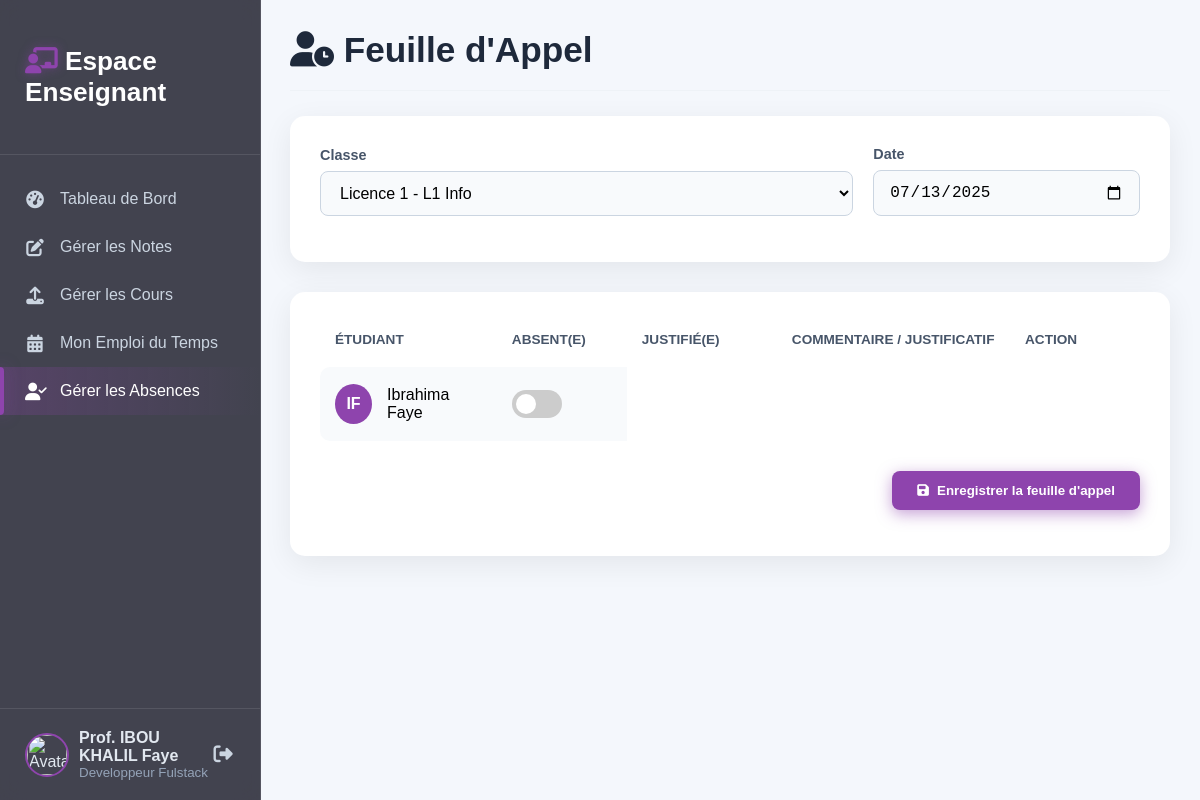
The page /enseignant/absences.php (signed in) on the database its author committed.
### tables this page shows
CREATE TABLE IF NOT EXISTS `enseignants` (
  `id` int NOT NULL AUTO_INCREMENT,
  `utilisateur_id` int DEFAULT NULL,
  `specialite` varchar(100) DEFAULT NULL,
  PRIMARY KEY (`id`),
  KEY `utilisateur_id` (`utilisateur_id`)
);

CREATE TABLE IF NOT EXISTS `utilisateurs` (
  `id` int NOT NULL AUTO_INCREMENT,
  `nom` varchar(100) DEFAULT NULL,
  `prenom` varchar(100) DEFAULT NULL,
  `email` varchar(100) DEFAULT NULL,
  `mot_de_passe` varchar(255) DEFAULT NULL,
  `role` enum('admin','enseignant','etudiant') DEFAULT NULL,
  `statut` enum('actif','inactif') DEFAULT 'actif',
  PRIMARY KEY (`id`),
  UNIQUE KEY `email` (`email`)
);

CREATE TABLE IF NOT EXISTS `etudiants` (
  `id` int NOT NULL AUTO_INCREMENT,
  `utilisateur_id` int DEFAULT NULL,
  `classe_id` int DEFAULT NULL,
  `matricule` varchar(50) DEFAULT NULL,
  PRIMARY KEY (`id`),
  KEY `utilisateur_id` (`utilisateur_id`),
  KEY `classe_id` (`classe_id`)
);

### enseignant/absences.php (the view, shortened to what this page needs)
<?php
require_once '../config/db.php';
$user_id = $_SESSION['user']['id'];
$stmt_enseignant = $pdo->prepare("SELECT e.id, u.nom, u.prenom, e.specialite FROM enseignants e JOIN utilisateurs u ON e.utilisateur_id = u.id WHERE u.id = ?");
$stmt_enseignant->execute([$user_id]);
$enseignant = $stmt_enseignant->fetch(PDO::FETCH_ASSOC);
$enseignant_id = $enseignant['id'];
$selected_classe_id = filter_input(INPUT_GET, 'classe_id', FILTER_VALIDATE_INT);
$selected_date = filter_input(INPUT_GET, 'date', FILTER_DEFAULT, ['options' => ['default' => date('Y-m-d')]]);
$students_with_absences = [];
$stmt_classes = $pdo->prepare("SELECT DISTINCT c.id, c.nom, c.niveau FROM classes c JOIN emplois_du_temps edt ON c.id = edt.classe_id WHERE edt.enseignant_id = ? ORDER BY c.niveau, c.nom");
$stmt_classes->execute([$enseignant_id]);
$teacher_classes = $stmt_classes->fetchAll(PDO::FETCH_ASSOC);
if (!$selected_classe_id && !empty($teacher_classes)) {
    $selected_classe_id = $teacher_classes[0]['id'];
}
if ($selected_classe_id) {
    $stmt_students = $pdo->prepare("
        SELECT
            e.id as etudiant_id, u.nom, u.prenom,
            a.id as absence_id, a.justifie, a.commentaire
        FROM etudiants e
        JOIN utilisateurs u ON e.utilisateur_id = u.id
        LEFT JOIN absences a ON e.id = a.etudiant_id AND a.date = ?
        WHERE e.classe_id = ?
        ORDER BY u.nom, u.prenom
    ");
    $stmt_students->execute([$selected_date, $selected_classe_id]);
    $students_with_absences = $stmt_students->fetchAll(PDO::FETCH_ASSOC);
}
?>
<link rel="stylesheet" href="https://cdnjs.cloudflare.com/ajax/libs/font-awesome/6.5.0/css/all.min.css">
<div class="page-wrapper">
    <aside class="sidebar teacher-sidebar">
        <div class="sidebar-header"><h3><i class="fas fa-chalkboard-teacher"></i> Espace Enseignant</h3></div>
        <nav class="sidebar-nav">
            <ul>
                <li><a href="dashboard.php" class="nav-link"><i class="fas fa-tachometer-alt fa-fw"></i> <span>Tableau de Bord</span></a></li>
                <li><a href="notes.php" class="nav-link"><i class="fas fa-edit fa-fw"></i> <span>Gérer les Notes</span></a></li>
                <li><a href="cours.php" class="nav-link"><i class="fas fa-upload fa-fw"></i> <span>Gérer les Cours</span></a></li>
                <li><a href="emploi.php" class="nav-link"><i class="fas fa-calendar-alt fa-fw"></i> <span>Mon Emploi du Temps</span></a></li>
                <li><a href="absences.php" class="nav-link active"><i class="fas fa-user-check fa-fw"></i> <span>Gérer les Absences</span></a></li>
            </ul>
        </nav>
        <div class="sidebar-footer">
            <div class="user-profile">
                <img src="<?= BASE_URL ?>/assets/images/teacher-avatar.png" alt="Avatar">
                <div class="user-info">
                    <span>Prof. <?= htmlspecialchars($enseignant['prenom'] . ' ' . $enseignant['nom']) ?></span>
                    <small><?= htmlspecialchars($enseignant['specialite']) ?></small>
                </div>
            </div>
            <a href="<?= BASE_URL ?>/auth/logout.php" class="logout-link" title="Déconnexion"><i class="fas fa-sign-out-alt fa-fw"></i></a>
        </div>
    </aside>
    <main class="main-content">
        <div class="page-header">
            <h1><i class="fas fa-user-clock"></i> Feuille d'Appel</h1>
        </div>
        <div class="content-panel filter-form">
            <form action="absences.php" method="GET" id="filterForm">
                <div class="form-row">
                    <div class="form-group">
                        <label for="classe_id">Classe</label>
                        <select name="classe_id" id="classe_id" class="form-control" onchange="this.form.submit()">
                            <?php foreach ($teacher_classes as $class): ?>
                                <option value="<?= $class['id'] ?>" <?= $selected_classe_id == $class['id'] ? 'selected' : '' ?>><?= htmlspecialchars($class['niveau'] . ' - ' . $class['nom']) ?></option>
                            <?php endforeach; ?>
                        </select>
                    </div>
                    <div class="form-group">
                        <label for="date">Date</label>
                        <input type="date" name="date" id="date" class="form-control" value="<?= htmlspecialchars($selected_date) ?>" onchange="this.form.submit()">
                    </div>
                </div>
            </form>
        </div>
        <?php if (!empty($students_with_absences)): ?>
            <div class="content-panel">
                <form id="mainForm" action="absences.php?<?= http_build_query(['classe_id' => $selected_classe_id, 'date' => $selected_date]) ?>" method="POST">
                    <table class="absences-table">
                        <thead>
                            <tr>
                                <th>Étudiant</th>
                                <th style="width: 100px;">Absent(e)</th>
                                <th style="width: 120px;">Justifié(e)</th>
                                <th>Commentaire / Justificatif</th>
                                <th style="width: 100px;">Action</th>
                            </tr>
                        </thead>
                        <tbody>
                            <?php foreach ($students_with_absences as $student):
                                $is_absent = !is_null($student['absence_id']);
                            ?>
                                <tr class="<?= $is_absent ? 'is-absent' : '' ?>">
                                    <td><div class="student-name"><div class="avatar"><?= strtoupper(substr($student['prenom'], 0, 1) . substr($student['nom'], 0, 1)) ?></div><span><?= htmlspecialchars($student['prenom'] . ' ' . $student['nom']) ?></span></div></td>
                                    <td>
                                        <label class="toggle-switch">
                                            <span class="slider"></span>
                                        </label>
                                    </td>
                                </tr>
                            <?php endforeach; ?>
                        </tbody>
                    </table>
                    <div style="text-align: right; margin-top: 20px;">
                        <button type="submit" class="btn btn-primary"><i class="fas fa-save"></i> Enregistrer la feuille d'appel</button>
                    </div>
                </form>
            </div>
        <?php elseif ($selected_classe_id): ?>
            <div class="content-panel prompt-message"><i class="fas fa-users-slash"></i><p>Aucun étudiant trouvé pour cette classe.</p></div>
        <?php else: ?>
             <div class="content-panel prompt-message"><i class="fas fa-filter"></i><p>Veuillez sélectionner une classe pour commencer.</p></div>
        <?php endif; ?>
    </main>
</div>

### enseignant/absences.php (style rules this page uses)
.page-wrapper { display:flex; }
.main-content { margin-left:var(--sidebar-width);flex-grow:1;padding:30px; }
.content-panel { background:var(--card-bg);border-radius:15px;padding:30px;box-shadow:0 8px 30px rgba(0,0,0,.07);margin-bottom:30px;animation:fadeIn .5s ease-out; }
.page-header { display:flex;align-items:center;justify-content:space-between;margin-bottom:25px;border-bottom:1px solid #eef2f7;padding-bottom:20px; }
.page-header h1 { font-size:2.2rem;color:var(--text-dark);margin:0; }
.btn { display:inline-flex;align-items:center;justify-content:center;gap:8px;padding:12px 25px;border-radius:8px;text-decoration:none;font-weight:600;transition:all .3s;border:none;cursor:pointer; }
.btn-primary { background:var(--primary-color);color:#fff;box-shadow:0 4px 15px var(--primary-glow); }
.filter-form .form-row { display:grid;grid-template-columns:2fr 1fr;gap:20px;align-items:flex-end; }
.form-group label { display:block;margin-bottom:8px;font-weight:600;color:#475569;font-size:.9rem; }
.form-control { width:100%;padding:12px 15px;border:1px solid #cbd5e1;border-radius:8px;font-size:1rem;background-color:#f8fafc;transition:all .3s; }
.absences-table { width:100%;border-collapse:separate;border-spacing:0 10px; }
.absences-table th { text-align:left;padding:0 15px 10px;color:#475569;font-weight:600;text-transform:uppercase;font-size:.85rem; }
.absences-table td { background:#f8fafc;padding:15px;vertical-align:middle; }
.absences-table td:first-child { border-top-left-radius:10px;border-bottom-left-radius:10px; }
.student-name { display:flex;align-items:center;gap:15px; }
.student-name .avatar { width:40px;height:40px;border-radius:50%;background:var(--primary-color);color:#fff;display:grid;place-items:center;font-weight:600; }
.toggle-switch { position:relative;display:inline-block;width:50px;height:28px; }
.slider { position:absolute;cursor:pointer;top:0;left:0;right:0;bottom:0;background-color:#ccc;transition:.4s;border-radius:28px; }
.slider:before { position:absolute;content:"";height:20px;width:20px;left:4px;bottom:4px;background-color:#fff;transition:.4s;border-radius:50%; }
.sidebar { width:var(--sidebar-width);height:100vh;position:fixed;background:var(--sidebar-bg);backdrop-filter:blur(12px);-webkit-backdrop-filter:blur(12px);border-right:1px solid rgba(255,255,255,.1);color:#e2e8f0;display:flex;flex-direction:column;z-index:1000 }
.sidebar-header { padding:20px 25px;font-size:1.4rem;font-weight:600;border-bottom:1px solid rgba(255,255,255,.1);display:flex;align-items:center;gap:12px;color:#fff }
.sidebar-header i { color:var(--primary-color);text-shadow:0 0 10px var(--primary-glow) }
.sidebar-nav { flex-grow:1;margin-top:20px }
.sidebar-nav ul { list-style:none;padding:0;margin:0 }
.nav-link { display:flex;align-items:center;padding:15px 25px;color:#cbd5e1;text-decoration:none;font-size:1rem;transition:all .3s ease;position:relative }
.nav-link i { width:20px;margin-right:15px;font-size:1.1rem }
.nav-link::before { content:'';position:absolute;left:0;top:0;height:100%;width:4px;background:var(--primary-color);transform:scaleY(0);transition:transform .3s ease,box-shadow .3s ease;border-radius:0 5px 5px 0 }
.nav-link.active,.nav-link:hover { background:linear-gradient(90deg,rgba(142,68,173,.25),transparent);color:#fff }
.nav-link.active::before,.nav-link:hover::before { transform:scaleY(1);box-shadow:0 0 15px var(--primary-glow) }
.sidebar-footer { padding:20px 25px;border-top:1px solid rgba(255,255,255,.1);display:flex;align-items:center;justify-content:space-between }
.user-profile { display:flex;align-items:center;gap:10px }
.user-profile img { width:40px;height:40px;border-radius:50%;border:2px solid var(--primary-color) }
.user-info span { font-weight:600 }
.user-info small { color:#94a3b8 }
.logout-link { color:#cbd5e1;font-size:1.2rem;transition:color .3s }

### rows shown on the page
enseignants: utilisateur.nom "IBOU KHALIL Faye", specialite "Developpeur Fulstack"
etudiants: utilisateur.nom "IF", utilisateur.nom "Ibrahima Faye"

### other values the page prints
form field classe_id "Licence 1 - L1 Info"
